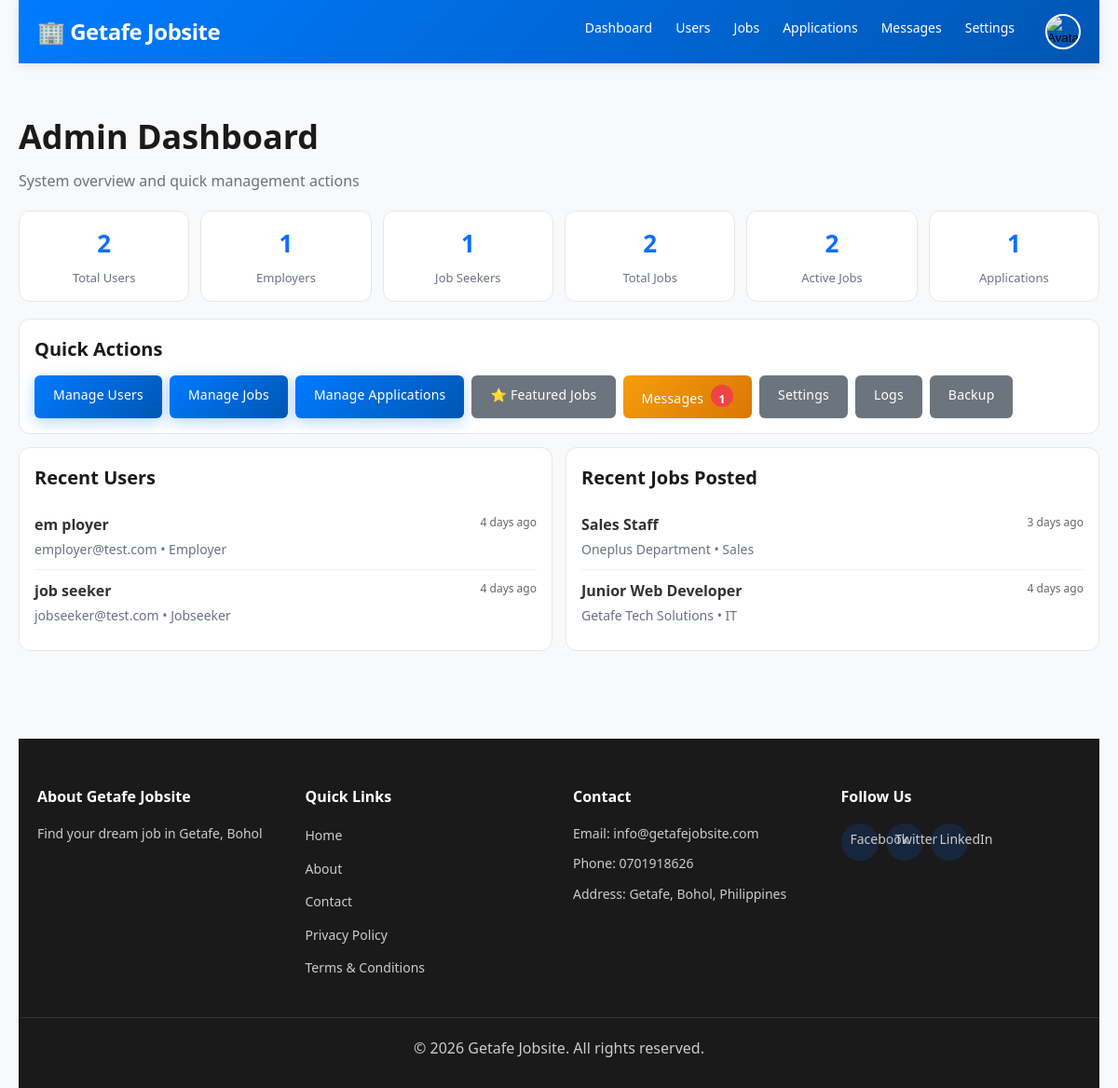
The app's page /public/admin/dashboard.php (signed in) with its own data.
### tables this page shows
CREATE TABLE `settings` (
  `id` int(11) NOT NULL AUTO_INCREMENT,
  `setting_key` varchar(100) DEFAULT NULL,
  `setting_value` longtext DEFAULT NULL,
  `created_at` timestamp NOT NULL DEFAULT current_timestamp(),
  `updated_at` timestamp NOT NULL DEFAULT current_timestamp() ON UPDATE current_timestamp(),
  PRIMARY KEY (`id`),
  UNIQUE KEY `setting_key` (`setting_key`)
);

CREATE TABLE `users` (
  `id` int(11) NOT NULL AUTO_INCREMENT,
  `first_name` varchar(100) NOT NULL,
  `last_name` varchar(100) NOT NULL,
  `email` varchar(100) NOT NULL,
  `password` varchar(255) NOT NULL,
  `user_type` enum('jobseeker','employer','admin') NOT NULL DEFAULT 'jobseeker',
  `phone` varchar(20) DEFAULT NULL,
  `location` varchar(255) DEFAULT 'Getafe, Bohol',
  `avatar` varchar(255) DEFAULT NULL,
  `bio` text DEFAULT NULL,
  `skills` varchar(500) DEFAULT NULL,
  `company` varchar(255) DEFAULT NULL,
  `company_info` text DEFAULT NULL,
  `company_website` varchar(255) DEFAULT NULL,
  `company_logo` varchar(255) DEFAULT NULL,
  `verified` tinyint(1) DEFAULT 0,
  `status` enum('active','inactive','banned') DEFAULT 'active',
  `created_at` timestamp NOT NULL DEFAULT current_timestamp(),
  `updated_at` timestamp NOT NULL DEFAULT current_timestamp() ON UPDATE current_timestamp(),
  PRIMARY KEY (`id`),
  UNIQUE KEY `email` (`email`),
  KEY `idx_email` (`email`),
  KEY `idx_user_type` (`user_type`)
);

CREATE TABLE `jobs` (
  `id` int(11) NOT NULL AUTO_INCREMENT,
  `title` varchar(255) NOT NULL,
  `description` longtext NOT NULL,
  `category` varchar(100) NOT NULL,
  `company` varchar(255) NOT NULL,
  `location` varchar(255) DEFAULT 'Getafe, Bohol',
  `salary_min` int(11) DEFAULT NULL,
  `salary_max` int(11) DEFAULT NULL,
  `job_type` enum('full-time','part-time','contract','temporary','internship') NOT NULL,
  `experience_level` enum('entry','mid','senior','executive') DEFAULT 'mid',
  `requirements` longtext DEFAULT NULL,
  `benefits` longtext DEFAULT NULL,
  `posted_by` int(11) NOT NULL,
  `applications_count` int(11) DEFAULT 0,
  `views_count` int(11) DEFAULT 0,
  `is_active` tinyint(1) DEFAULT 1,
  `is_featured` tinyint(1) DEFAULT 0,
  `featured_until` datetime DEFAULT NULL,
  `created_at` timestamp NOT NULL DEFAULT current_timestamp(),
  `updated_at` timestamp NOT NULL DEFAULT current_timestamp() ON UPDATE current_timestamp(),
  `featured_paid` tinyint(1) DEFAULT 0,
  PRIMARY KEY (`id`),
  KEY `idx_category` (`category`),
  KEY `idx_job_type` (`job_type`),
  KEY `idx_is_active` (`is_active`),
  KEY `idx_created_at` (`created_at`),
  KEY `jobs_ibfk_1` (`posted_by`),
  KEY `idx_job_featured` (`is_featured`,`featured_until`),
  CONSTRAINT `jobs_ibfk_1` FOREIGN KEY (`posted_by`) REFERENCES `users` (`id`) ON DELETE CASCADE
);

### config/config.php (called while the page is built, shortened)
<?php
require_once __DIR__ . '/database.php';
function sanitize($data) {
    global $conn;
    return $conn->real_escape_string(htmlspecialchars(trim($data)));
}
function isLoggedIn() {
    return isset($_SESSION['user_id']) && !empty($_SESSION['user_id']);
}
function getUserType() {
    return $_SESSION['user_type'] ?? null;
}
function timeAgo($datetime) {
    $now = new DateTime();
    $ago = new DateTime($datetime);
    $diff = $now->diff($ago);
    if ($diff->d > 30) {
        return $ago->format('M d, Y');
    } else if ($diff->d > 0) {
        return $diff->d . ' day' . ($diff->d > 1 ? 's' : '') . ' ago';
    } else if ($diff->h > 0) {
        return $diff->h . ' hour' . ($diff->h > 1 ? 's' : '') . ' ago';
    } else if ($diff->i > 0) {
        return $diff->i . ' minute' . ($diff->i > 1 ? 's' : '') . ' ago';
    } else {
        return 'Just now';
    }
}
function getSetting($key, $default = '') {
    global $conn;
    $key = sanitize($key);
    $result = $conn->query("SELECT setting_value FROM settings WHERE setting_key = '$key'");
    if ($result && $result->num_rows > 0) {
        $row = $result->fetch_assoc();
        return $row['setting_value'];
    }
    return $default;
}
?>

### public/admin/dashboard.php (the view, shortened to what this page needs)
<?php
require_once '../../config/config.php';
$total_users = $conn->query("SELECT COUNT(*) as count FROM users WHERE user_type != 'admin'")->fetch_assoc()['count'] ?? 0;
$total_employers = $conn->query("SELECT COUNT(*) as count FROM users WHERE user_type = 'employer'")->fetch_assoc()['count'] ?? 0;
$total_jobseekers = $conn->query("SELECT COUNT(*) as count FROM users WHERE user_type = 'jobseeker'")->fetch_assoc()['count'] ?? 0;
$total_jobs = $conn->query("SELECT COUNT(*) as count FROM jobs")->fetch_assoc()['count'] ?? 0;
$active_jobs = $conn->query("SELECT COUNT(*) as count FROM jobs WHERE is_active = 1")->fetch_assoc()['count'] ?? 0;
$total_applications = $conn->query("SELECT COUNT(*) as count FROM applications")->fetch_assoc()['count'] ?? 0;
$recent_users = $conn->query("SELECT * FROM users WHERE user_type != 'admin' ORDER BY created_at DESC LIMIT 5");
$recent_jobs = $conn->query("SELECT * FROM jobs ORDER BY created_at DESC LIMIT 5");
require_once '../../includes/header.php';
?>
<div class="container">
    <?php require_once '../../includes/navbar.php'; ?>
    <div class="admin-dashboard">
        <div class="admin-header">
            <h1>Admin Dashboard</h1>
            <p>System overview and quick management actions</p>
        </div>
        <div class="admin-stat-grid">
            <div class="admin-stat-card">
                <h3><?php echo (int)$total_users; ?></h3>
                <p>Total Users</p>
            </div>
            <div class="admin-stat-card">
                <h3><?php echo (int)$total_employers; ?></h3>
                <p>Employers</p>
            </div>
            <div class="admin-stat-card">
                <h3><?php echo (int)$total_jobseekers; ?></h3>
                <p>Job Seekers</p>
            </div>
            <div class="admin-stat-card">
                <h3><?php echo (int)$total_jobs; ?></h3>
                <p>Total Jobs</p>
            </div>
            <div class="admin-stat-card">
                <h3><?php echo (int)$active_jobs; ?></h3>
                <p>Active Jobs</p>
            </div>
            <div class="admin-stat-card">
                <h3><?php echo (int)$total_applications; ?></h3>
                <p>Applications</p>
            </div>
        </div>
        <div class="admin-actions-card">
            <h2>Quick Actions</h2>
            <div class="admin-actions">
                <a href="manage-users.php" class="btn btn-primary">Manage Users</a>
                <a href="manage-jobs.php" class="btn btn-primary">Manage Jobs</a>
                <a href="manage-applications.php" class="btn btn-primary">Manage Applications</a>
                <a href="manage-featured-jobs.php" class="btn btn-secondary">⭐ Featured Jobs</a>
                <a href="manage-messages.php" class="btn btn-warning">
                    Messages <?php if ($unread_messages > 0): ?><span class="badge"><?php echo $unread_messages; ?></span><?php endif; ?>
                </a>
                <a href="settings.php" class="btn btn-secondary">Settings</a>
                <a href="logs.php" class="btn btn-secondary">Logs</a>
                <a href="backup.php" class="btn btn-secondary">Backup</a>
            </div>
        </div>
        <div class="admin-grid-2">
            <section class="admin-panel-card">
                <h2>Recent Users</h2>
                <?php if ($recent_users && $recent_users->num_rows > 0): ?>
                    <?php while ($user = $recent_users->fetch_assoc()): ?>
                        <div class="list-row">
                            <div>
                                <p class="row-title"><?php echo htmlspecialchars($user['first_name'] . ' ' . $user['last_name']); ?></p>
                                <p class="row-sub"><?php echo htmlspecialchars($user['email']); ?> • <?php echo htmlspecialchars(ucfirst($user['user_type'])); ?></p>
                            </div>
                            <small><?php echo timeAgo($user['created_at']); ?></small>
                        </div>
                    <?php endwhile; ?>
                <?php else: ?>
                    <p class="empty-text">No recent users.</p>
                <?php endif; ?>
            </section>
            <section class="admin-panel-card">
                <h2>Recent Jobs Posted</h2>
                <?php if ($recent_jobs && $recent_jobs->num_rows > 0): ?>
                    <?php while ($job = $recent_jobs->fetch_assoc()): ?>
                        <div class="list-row">
                            <div>
                                <p class="row-title"><?php echo htmlspecialchars($job['title']); ?></p>
                                <p class="row-sub"><?php echo htmlspecialchars($job['company']); ?> • <?php echo htmlspecialchars($job['category']); ?></p>
                            </div>
                            <small><?php echo timeAgo($job['created_at']); ?></small>
                        </div>
                    <?php endwhile; ?>
                <?php else: ?>
                    <p class="empty-text">No recent jobs.</p>
                <?php endif; ?>
            </section>
        </div>
    </div>
    <?php require_once '../../includes/footer.php'; ?>
</div>
</body>
</html>

### includes/navbar.php (shortened to what this page needs)
<?php
$user_type = getUserType();
$avatar = $_SESSION['avatar'] ?? '';
$avatar_src = !empty($avatar)
    ? (strpos($avatar, 'http') === 0 ? $avatar : BASE_URL . ltrim($avatar, '/'))
    : BASE_URL . 'assets/images/default-avatar.png';
if ($user_type === 'admin') {
    $result = $conn->query("SELECT COUNT(*) as count FROM contact_messages WHERE status = 'unread'");
    $unread_messages = $result->fetch_assoc()['count'] ?? 0;
}
?>
<nav class="navbar">
    <div class="nav-container">
        <div class="nav-logo">
            <a href="<?php echo BASE_URL; ?>">
                🏢 <?php echo getSetting('site_name', 'Getafe Jobsite'); ?>
            </a>
        </div>
        <div class="nav-menu" id="navMenu">
            <?php if (isLoggedIn()): ?>
                <?php if ($user_type === 'jobseeker'): ?>
                    <a href="<?php echo BASE_URL; ?>my-applications.php" class="nav-link">Applications</a>
                    <a href="<?php echo BASE_URL; ?>saved-jobs.php" class="nav-link">Saved Jobs</a>
                <?php elseif ($user_type === 'employer'): ?>
                    <a href="<?php echo BASE_URL; ?>post-job.php" class="nav-link">Post Job</a>
                    <a href="<?php echo BASE_URL; ?>my-jobs.php" class="nav-link">My Jobs</a>
                    <a href="<?php echo BASE_URL; ?>my-applications.php" class="nav-link">Applications</a>
                <?php elseif ($user_type === 'admin'): ?>
                    <a href="<?php echo BASE_URL; ?>admin/dashboard.php" class="nav-link">Dashboard</a>
                    <a href="<?php echo BASE_URL; ?>admin/manage-users.php" class="nav-link">Users</a>
                    <a href="<?php echo BASE_URL; ?>admin/manage-jobs.php" class="nav-link">Jobs</a>
                    <a href="<?php echo BASE_URL; ?>admin/manage-applications.php" class="nav-link">Applications</a>
                    <a href="<?php echo BASE_URL; ?>admin/manage-messages.php" class="nav-link">Messages</a>
                    <a href="<?php echo BASE_URL; ?>admin/settings.php" class="nav-link">Settings</a>
                <?php endif; ?>
                <div class="nav-user" id="navUserMenu">
                    <button type="button" class="avatar-btn" id="avatarBtn" aria-label="Open profile menu">
                        <img src="<?php echo htmlspecialchars($avatar_src, ENT_QUOTES, 'UTF-8'); ?>" alt="Avatar" class="avatar-small">
                    </button>
                </div>
            <?php else: ?>
                <a href="<?php echo BASE_URL; ?>login.php" class="btn btn-primary">Login</a>
                <a href="<?php echo BASE_URL; ?>register.php" class="btn btn-secondary">Register</a>
            <?php endif; ?>
        </div>
    </div>
</nav>

### includes/footer.php (shortened to what this page needs)
<?php
$site_email = getSetting('site_email', 'info@getafejobsite.com');
$contact_phone = getSetting('contact_phone', '0701918626');
$address = getSetting('address', 'Getafe, Bohol, Philippines');
$facebook_url = getSetting('facebook_url', 'https://facebook.com/');
$twitter_url = getSetting('twitter_url', 'https://twitter.com/');
$linkedin_url = getSetting('linkedin_url', 'https://linkedin.com/');
?>
<footer class="footer">
    <div class="footer-container">
        <div class="footer-section">
            <h4>About <?php echo getSetting('site_name', 'Getafe Jobsite'); ?></h4>
            <p><?php echo getSetting('site_description', 'Find your dream job in Getafe, Bohol'); ?></p>
        </div>
        <div class="footer-section">
            <h4>Quick Links</h4>
            <ul>
                <li><a href="<?php echo BASE_URL; ?>">Home</a></li>
                <li><a href="<?php echo BASE_URL; ?>about.php">About</a></li>
                <li><a href="<?php echo BASE_URL; ?>contact.php">Contact</a></li>
                <li><a href="<?php echo BASE_URL; ?>privacy-policy.php">Privacy Policy</a></li>
                <li><a href="<?php echo BASE_URL; ?>terms-and-conditions.php">Terms & Conditions</a></li>
            </ul>
        </div>
        <div class="footer-section">
            <h4>Contact</h4>
            <p>Email: <?php echo htmlspecialchars($site_email); ?></p>
            <p>Phone: <?php echo htmlspecialchars($contact_phone); ?></p>
            <p>Address: <?php echo htmlspecialchars($address); ?></p>
        </div>
        <div class="footer-section">
            <h4>Follow Us</h4>
            <div class="social-links">
                <a href="<?php echo htmlspecialchars($facebook_url); ?>" class="social-link" target="_blank" rel="noopener noreferrer">Facebook</a>
                <a href="<?php echo htmlspecialchars($twitter_url); ?>" class="social-link" target="_blank" rel="noopener noreferrer">Twitter</a>
                <a href="<?php echo htmlspecialchars($linkedin_url); ?>" class="social-link" target="_blank" rel="noopener noreferrer">LinkedIn</a>
            </div>
        </div>
    </div>
    <div class="footer-bottom">
        <p>&copy; 2026 <?php echo getSetting('site_name', 'Getafe Jobsite'); ?>. All rights reserved.</p>
    </div>
</footer>

### records on screen
settings: setting_value "Getafe Jobsite"
users: first_name+last_name "em ployer", email "employer@test.com", user_type "Employer", created_at "4 days ago"
users: first_name+last_name "job seeker", email "jobseeker@test.com", user_type "Jobseeker", created_at "4 days ago"
jobs: title "Sales Staff", company "Oneplus Department", category "Sales", created_at "3 days ago"
jobs: title "Junior Web Developer", company "Getafe Tech Solutions", category "IT", created_at "4 days ago"
settings: setting_value "Find your dream job in Getafe, Bohol"
settings: setting_value "info@getafejobsite.com"
settings: setting_value "0701918626"
settings: setting_value "Getafe, Bohol, Philippines"

### other values on screen
$total_users "2"
$total_employers "1"
$total_jobseekers "1"
$total_jobs "2"
$active_jobs "2"
$total_applications "1"
$unread_messages "1"
